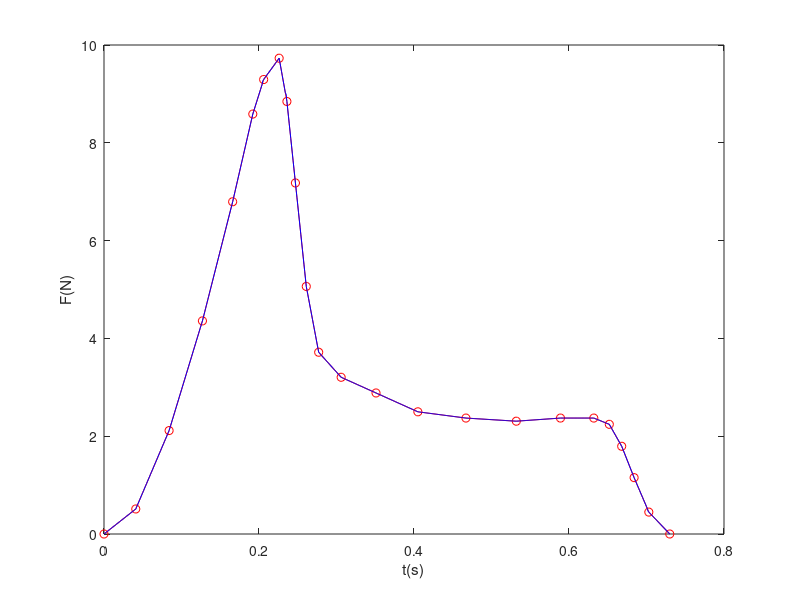

MATLAB code to generate this figure:
function [tT, T] = RocketProjectThrustCurve

%Thrust Profile Estes A8-3 taken from 
%https://www.thrustcurve.org/simfiles/5f4294d20002e900000004e3/
tF = [0 0.041 0.084 0.127 0.166 0.192 0.206 0.226 0.236 0.247 0.261 0.277];
tF = [tF 0.306 0.351 0.405 0.467 0.532 0.589  0.632 0.652 0.668 0.684 0.703 0.73];
F = [0 0.512 2.115 4.358 6.794 8.588 9.294 9.73 8.845 7.179 5.063 3.717];
F = [F 3.205 2.884 2.499 2.371 2.307  2.371 2.371  2.243 1.794 1.153 0.448 0];

plot(tF,F, 'r-o')
hold on

tT = 0:.001:.73;     %time where thrust is active
T = linspace(0,0,length(tT));
n = 1;
m = 1;

while tT(n) < .73
    if tT(n+1) > tF(m) 
        m = m+1;
    end
    if m == 1 
        T(n) = F(m);
    else 
        T(n) = (F(m)-F(m-1))/(tF(m)-tF(m-1)) * (tT(n)-tF(m-1)) + F(m-1);
    end
    n = n+1;
end

plot(tT,T,'b-')
ylabel("F(N)");
xlabel("t(s)");

hold off
end